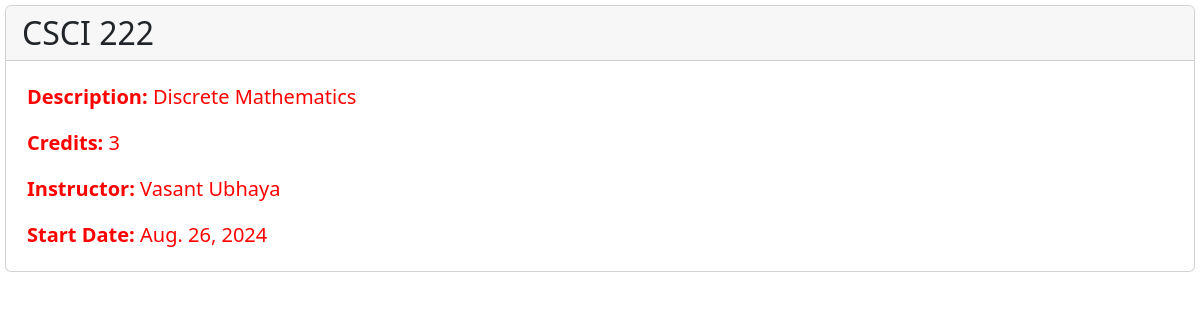
The app's page /courses/4/ with its own data.
### courses/models.py (models this page shows, shortened)
class Course(models.Model):
    course_id = models.AutoField(primary_key = True)
    course_title = models.CharField(max_length = 30)
    course_description = models.CharField(max_length = 50)
    credit = models.IntegerField()
    instructor = models.CharField(max_length = 30)
    start_date = models.DateField()

### courses/views.py (the view)
# urls.py: path('courses/<int:pk>/', views.course_detail, name = 'course_detail')
def course_detail(request, pk):
    course = Course.objects.get(pk = pk)
    course_dict = {'course' : course}
    return render(request, 'courses/course_detail.html', context=course_dict)

### templates/courses/course_detail.html (shortened to what this page needs)
<!DOCTYPE html>
<html lang="en">
  <head>
    <link
      href="https://cdn.jsdelivr.net/npm/bootstrap@5.2.3/dist/css/bootstrap.min.css"
      rel="stylesheet"
    />
    <link rel="stylesheet" type="text/css" href="css/design.css" />
  </head>
  <body>
    <div class="card">
      <h2 class="card-header">{{course.course_title}}</h2>
      <div class="card-body">
        <blockquote class="blockquote mb-0">
          <p><b>Description: </b>{{course.course_description}}</p>
          <p><b>Credits: </b>{{course.credit}}</p>
          <p><b>Instructor: </b>{{course.instructor}}</p>
          <p><b>Start Date: </b>{{course.start_date}}</p>
        </blockquote>
      </div>
    </div>
  </body>
</html>

### css/design.css (style rules this page uses)
div { margin: 5px; }
p { color: red; }

### records on screen
Course: course_title "CSCI 222", course_description "Discrete Mathematics", credit "3", instructor "Vasant Ubhaya", start_date "Aug. 26, 2024"
